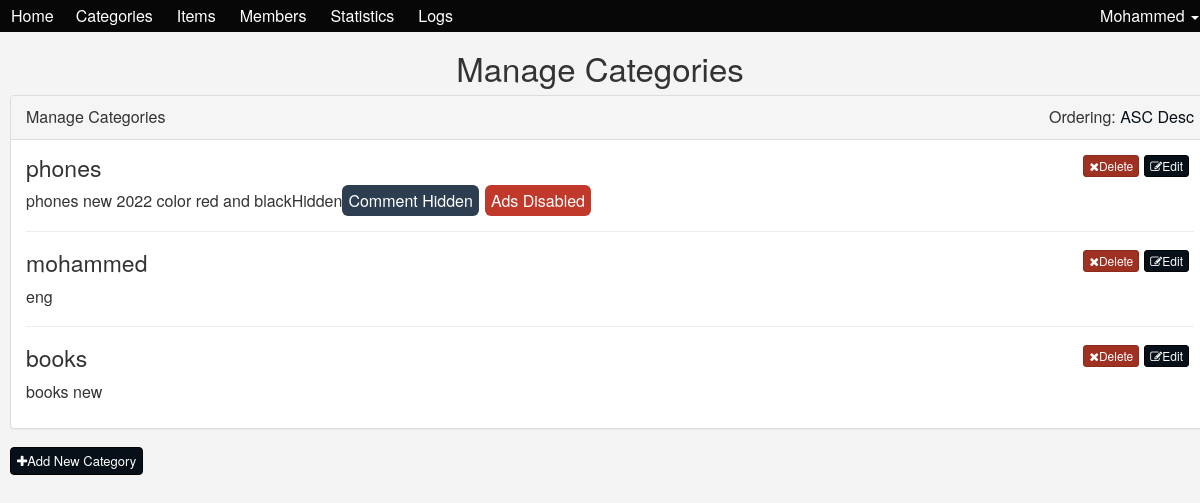
Screenshot of /admin/categories.php (signed in) with the database file from the repository.
### tables this page shows
CREATE TABLE `categories` (
  `ID` smallint(6) NOT NULL,
  `Name` varchar(255) NOT NULL,
  `Description` text NOT NULL,
  `Ordering` int(11) NOT NULL,
  `Visibility` tinyint(4) NOT NULL DEFAULT 0,
  `Allow_Comment` tinyint(4) NOT NULL DEFAULT 0,
  `Allow_Ads` tinyint(4) NOT NULL DEFAULT 0
);

### admin/categories.php (the view, shortened to what this page needs)
<?php
 if(isset($_SESSION['Username'])){
    include 'init.php';
    $do = isset($_GET['do']) ? $_GET['do'] : 'Manage' ;
    if($do == 'Manage'){
      $sort = 'ASC';
      $stmt2 = $con->prepare("SELECT * FROM categories ORDER BY Ordering $sort");
      $stmt2->execute();
      $cats = $stmt2->fetchAll(); ?>
       <h1 class="text-center">Manage Categories</h1>
       <div class="container categories">
        <div class="panel panel-default">
        <div class="panel-heading">Manage Categories
          <div class="ordering pull-right">
            Ordering:
            <a class="<?php if ($sort == 'ASC') {echo 'active' ;} ?>" href="?sort=ASC">ASC</a>
            <a class="<?php if ($sort == 'DESC') {echo 'active' ;} ?>" href="?sort=DESC">Desc</a>
          </div>
        </div>
        <div class="panel-body">
          <?php
           foreach($cats as $cat){
              echo "<div class='cat'>";
              echo "<div class='hidden-buttons'>";
              echo "<a href='categories.php?do=Edit&catid=".$cat['ID']."' class='btn btn-xs btn-primary'><i class='fa fa-edit'></i>Edit</a>";
              echo "<a href='categories.php?do=Delete&catid=".$cat['ID']."' class='btn btn-xs btn-danger'><i class='fa fa-close'></i>Delete</a>";
              echo "</div>";
              echo "<h3>". $cat['Name'] . "</h3>";
              echo "<p>"; if($cat['Description'] == ''){ echo 'This category has no description';} else { echo $cat['Description']; }  "<p>";
               if($cat['Visibility'] == 1){ echo '<span class="Visibility">Hidden</span>';}
               if($cat['Allow_Comment'] == 1){ echo '<span class="commenting">Comment Hidden</span>';}
               if($cat['Allow_Ads'] == 1){ echo '<span class="advertises">Ads Disabled</span>';}
              echo "</div>";
              echo "<hr>";
           }
          ?>
        </div>
        </div>
        <a class="btn btn-primary" href="categories.php?do=Add"><i class="fa fa-plus"></i>Add New Category</a>
       </div>
    <?php
    }
   include 'includes/templates/footer.php';
   } else{
  header('Location: index.php');
  exit();
}
?>

### admin/layout/css/backend.css (style rules this page uses)
body { background-color: #F4F4F4; font-size: 16px; }
body { background-color: #F4F4F4; }

### admin/categories.php (style rules this page uses)
.categories .cat h3 { margin: 0 0 10px; }
.categories .cat .commenting { background-color: #2c3e50; color: #FFF; padding: 4px 6px; margin-right: 6px; border-radius: 6px; }
.categories .cat .advertises { background-color: #c0392b; color: #FFF; padding: 4px 6px; margin-right: 6px; border-radius: 6px; }
.categories .cat .hidden-buttons a { float:right; }
.categories .cat .hidden-buttons a { margin-right:5px; }

### rows the page displays
categories: Name "phones", Description "phones new 2022 color red and black", Visibility "Hidden", Allow_Comment "Comment Hidden", Allow_Ads "Ads Disabled"
categories: Name "mohammed", Description "eng"
categories: Name "books", Description "books new"

### other values shown
lang('HOME_ADMIN') "Home"
lang('CATEGORIES') "Categories"
lang('ITEMS') "Items"
lang('MEMBERS') "Members"
lang('STATISTICS') "Statistics"
lang('LOGS') "Logs"
